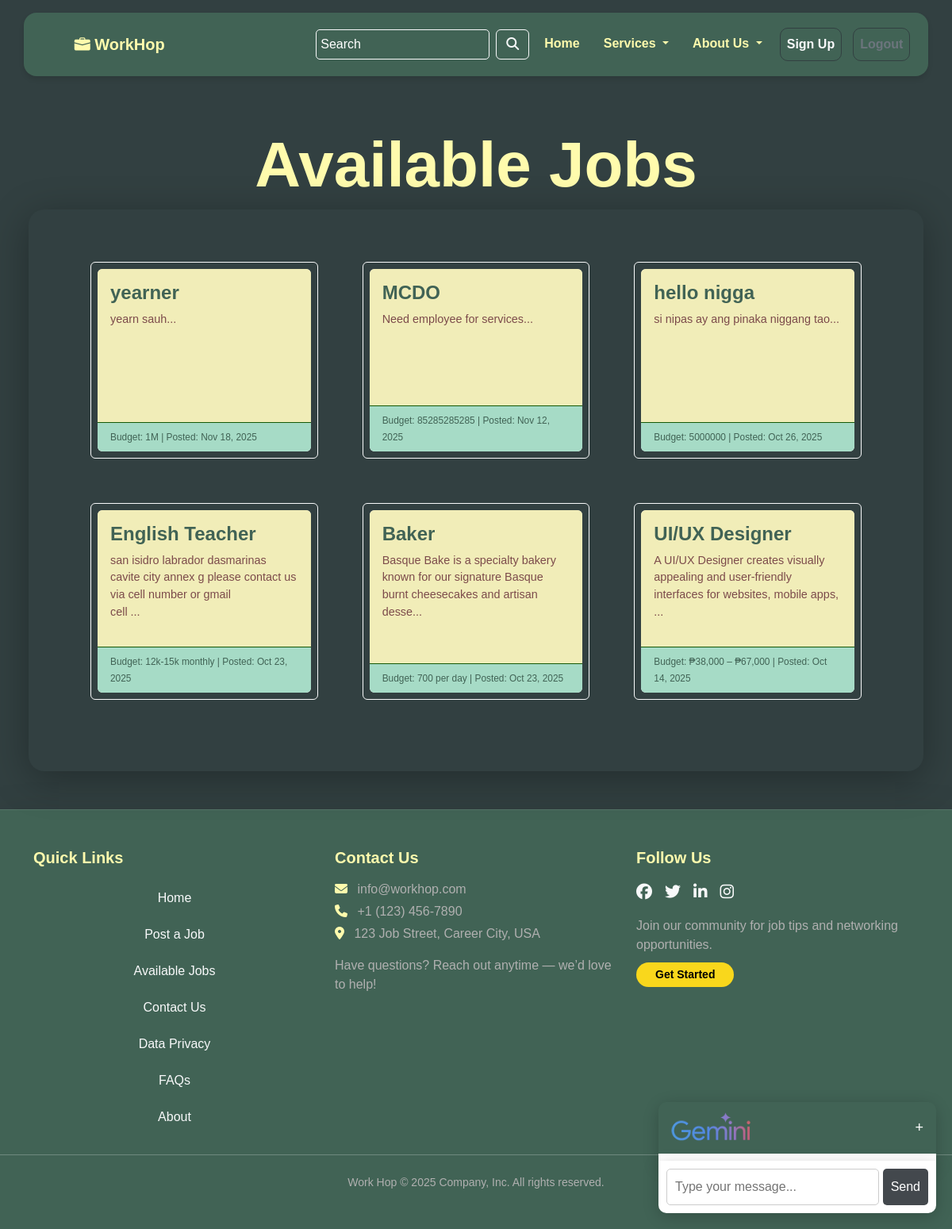
/jobs.php, run on the app's committed database.
### tables this page shows
CREATE TABLE `jobs` (
  `id` int(11) NOT NULL,
  `title` varchar(255) NOT NULL,
  `description` text NOT NULL,
  `budget` varchar(100) NOT NULL,
  `posted_at` timestamp NOT NULL DEFAULT current_timestamp(),
  `images` text DEFAULT NULL
);

### jobs.php (the view, shortened to what this page needs)
<?php
include 'db_connect.php';
$id = $_GET['id'] ?? null;
if ($id) {
    $stmt = mysqli_prepare($conn, "SELECT * FROM jobs WHERE id = ?");
    mysqli_stmt_bind_param($stmt, "i", $id);
    mysqli_stmt_execute($stmt);
    $result = mysqli_stmt_get_result($stmt);
    $job = mysqli_fetch_assoc($result);
    mysqli_stmt_close($stmt);
    if (!$job) {
        die("Job not found.");
    }
    $job['images'] = !empty($job['images']) ? explode(',', $job['images']) : [];
} else {
    $sql = "SELECT * FROM jobs ORDER BY posted_at DESC";
    $result = mysqli_query($conn, $sql);
    $jobs = [];
    if ($result) {
        while ($row = mysqli_fetch_assoc($result)) {
            $row['images'] = !empty($row['images']) ? explode(',', $row['images']) : [];
            $jobs[] = $row;
        }
    }
}
?>
<!DOCTYPE html>
<html lang="en">
<head>
  <?php include 'externalphp/head.php'; ?>
  <link rel="stylesheet" href="https://cdn.jsdelivr.net/npm/bootstrap-icons@1.11.3/font/bootstrap-icons.min.css">
</head>
<body>
  <?php include 'externalphp/chat.php'; ?>
  <?php include 'externalphp/navbar.php'; ?>
  <?php if ($id): ?>
    <div class="container">
      <div class="content-box m-5 p-5">
        <h1 class="display-5 fw-bold text-yellow"><?= htmlspecialchars($job['title']) ?></h1>
        <hr class="border">
        <p class="display-6"><strong class="fw-bold">Salary:</strong> <?= htmlspecialchars($job['budget']) ?></p>
        <p class="display-6"><strong class="fw-bold">Posted at:</strong> <?= htmlspecialchars($job['posted_at']) ?></p>
        <hr class="border">
        <p><?= nl2br(htmlspecialchars($job['description'])) ?></p>
        <hr class="border">
        <?php if (!empty($job['images'])): ?>
          <h3 class="text-yellow">Job Images</h3>
          <div class="row g-3">
            <?php foreach ($job['images'] as $image): ?>
              <div class="col-md-4 col-sm-6">
                <div class="text-center">
                  <img src="<?= htmlspecialchars($image) ?>" alt="Job Image" class="img-fluid img-thumbnail mb-2" style="max-height: 200px;" onerror="this.src='path/to/placeholder.jpg'; this.alt='Image not available';" onclick="showImage('<?= htmlspecialchars($image) ?>')" data-bs-toggle="modal" data-bs-target="#imageModal">
                  <br>
                </div>
              </div>
            <?php endforeach; ?>
          </div>
          <hr class="border">
        <?php endif; ?>
        <a href="jobs.php" class="btn w-100 mt-2 btn-green shadow-sm rounded">Back to Jobs</a>
      </div>
    </div>
    <div class="modal fade" id="imageModal" tabindex="-1" aria-labelledby="imageModalLabel" aria-hidden="true">
      <div class="modal-dialog modal-lg">
        <div class="modal-content">
          <div class="modal-header">
            <h5 class="modal-title" id="imageModalLabel">Full Image View</h5>
            <button type="button" class="btn-close" data-bs-dismiss="modal" aria-label="Close"></button>
          </div>
          <div class="modal-body text-center">
            <img id="modalImage" src="" alt="Full Job Image" class="img-fluid" onerror="this.src='path/to/placeholder.jpg'; this.alt='Image not available';">
          </div>
        </div>
      </div>
    </div>
  <?php else: ?>
    <div class="container-fluid text-yellow p-5 rounded">
      <h1 class="fw-bold display-1 text-center">Available Jobs</h1>
      <?php if (count($jobs) === 0): ?>
        <h2 class="fw-bold display-1 text-center">No jobs available at the moment</h2>
      <?php else: ?>
        <div class="row content-box">
          <?php foreach ($jobs as $job): ?>
            <div class="col-lg-4 col-md-6 mb-4">
              <div class="text-dark-green p-3 rounded">
                <a href="jobs.php?id=<?= htmlspecialchars($job['id']) ?>" class="p-2 shadow-md card border-light bg-dark-green text-decoration-none">
                  <div class="card job-card">
                    <div class="card-body">
                      <h5 class="card-title"><?= htmlspecialchars($job['title']) ?></h5>
                      <p class="card-text"><?= nl2br(htmlspecialchars(substr($job['description'], 0, 100))) ?>...</p>
                    </div>
                    <div class="card-footer">
                      <small>Budget: <?= htmlspecialchars($job['budget']) ?> | Posted: <?= date('M j, Y', strtotime($job['posted_at'])) ?></small>
                    </div>
                  </div>
                </a>
              </div>
            </div>
          <?php endforeach; ?>
        </div>
      <?php endif; ?>
    </div>
  <?php endif; ?>
  <?php include 'externalphp/footer.php'; ?>
</body>
</html>

### externalphp/head.php (shortened to what this page needs)
 <head>
<link rel="stylesheet" href="../css/all.min.css">
<link rel="stylesheet" href="../css/bootstrap.min.css">
<link rel="stylesheet" href="../css/bootstrap-icons.css">
<link rel="stylesheet" href="../css/font-awesome.min.css">
<link rel="stylesheet" href="../css/style.css">
<link rel="stylesheet" href="css/all.min.css">
<link rel="stylesheet" href="css/bootstrap.min.css">
<link rel="stylesheet" href="css/bootstrap-icons.css">
<link rel="stylesheet" href="css/font-awesome.min.css">
<link rel="stylesheet" href="css/style.css">
</head>

### externalphp/chat.php (shortened to what this page needs)
<div id="chat-widget" class="chat-widget minimized">
    <div class="chat-header" onclick="toggleChat()">
        <img src="Resources/4.png" alt="Logo" style="height:45px; width:fit-content; margin-right:10px;">
        <button class="toggle-btn" id="toggle-icon">+</button>
    </div>
<div id="input-area" class="input-area">
    <input type="text" id="user-input" placeholder="Type your message..." />
    <button id="send-btn" onclick="sendMessage()">Send</button>
</div>
</div>

### externalphp/navbar.php (shortened to what this page needs)
<div class="container-fluid sticky-top py-3">
  <nav class="navbar navbar-expand-lg m-auto rounded-4 navbar-yellow p-3" style="width: 97%;">
    <a class="ms-5 navbar-brand fw-bold text-yellow" href="../web/index.php">
      <i class="bi bi-briefcase-fill"></i> WorkHop
    </a>
    <div class="collapse navbar-collapse" id="navbarSupportedContent">
      <div class="ms-auto px-1 d-flex">
        <form class="d-flex w-100">
          <input type="text" class="form-control bg-green border-light text-light me-2" placeholder="Search" >
          <button type="submit" class="btn btn-outline-light">
            <i class="fa fa-search" aria-hidden="true"></i>
          </button>
        </form>
      </div>
        <ul class="navbar-nav mb-2 mb-lg-0">
          <li class="nav-item px-1 active">
            <a class="nav-link fw-bold" href="../web/index.php">Home</a>
          </li>
          <li class="nav-item px-1 dropdown">
            <a class="nav-link fw-bold dropdown-toggle" href="#" role="button" data-bs-toggle="dropdown"
              aria-expanded="false">
              Services
            </a>
          </li>
          <li class="nav-item px-1 dropdown">
            <a class="nav-link fw-bold dropdown-toggle" href="#" role="button" data-bs-toggle="dropdown"
              aria-expanded="false">
              About Us
            </a>
          </li>
          <li class="nav-item px-1">
            <a class="nav-link btn fw-bold text-light btn-green p-2" type="button" href="../web/api/a-registration.php">Sign Up</a>
          </li>
          <li class="nav-item px-1">
            <a class="nav-link  fw-bold text-secondary btn-green p-2" type="button"  href="../web/api/a-logout.php">Logout</a>
          </li>
        </ul>
    </div>
  </nav>
</div>

### externalphp/footer.php
<footer class="footer bg-green text-light shadow-lg py-5 ">
  <div class="container">
    <div class="row text-center text-md-start g-4">
      <div class="col-12 col-md-4">
        <h5 class="text-yellow fw-bold mb-3">Quick Links</h5>
        <ul class="nav flex-column">
          <li class="nav-item"><a href="#home" class="nav-link text-light px-0">Home</a></li>
          <li class="nav-item"><a href="#post-job" class="nav-link text-light px-0">Post a Job</a></li>
          <li class="nav-item"><a href="#available-jobs" class="nav-link text-light px-0">Available Jobs</a></li>
          <li class="nav-item"><a href="#contact" class="nav-link text-light px-0">Contact Us</a></li>
          <li class="nav-item"><a href="#data-privacy" class="nav-link text-light px-0">Data Privacy</a></li>
          <li class="nav-item"><a href="#faqs" class="nav-link text-light px-0">FAQs</a></li>
          <li class="nav-item"><a href="#about" class="nav-link text-light px-0">About</a></li>
        </ul>
      </div>
      <div class="col-12 col-md-4">
        <h5 class="text-yellow fw-bold mb-3">Contact Us</h5>
        <p class="mb-1"><i class="fas fa-envelope me-2 text-yellow"></i> info@workhop.com</p>
        <p class="mb-1"><i class="fas fa-phone me-2 text-yellow"></i> +1 (123) 456-7890</p>
        <p class="mb-1"><i class="fas fa-map-marker-alt me-2 text-yellow"></i> 123 Job Street, Career City, USA</p>
        <p class="mt-3">Have questions? Reach out anytime — we’d love to help!</p>
      </div>
      <div class="col-12 col-md-4">
        <h5 class="text-yellow fw-bold mb-3">Follow Us</h5>
        <div class="d-flex justify-content-center justify-content-md-start gap-3 fs-5">
          <a href="#" class="text-light"><i class="fab fa-facebook-f"></i></a>
          <a href="#" class="text-light"><i class="fab fa-twitter"></i></a>
          <a href="#" class="text-light"><i class="fab fa-linkedin-in"></i></a>
          <a href="#" class="text-light"><i class="fab fa-instagram"></i></a>
        </div>
        <p class="mt-3">Join our community for job tips and networking opportunities.</p>
        <a href="#services" class="btn btn-warning btn-sm rounded-pill fw-bold px-4">Get Started</a>
      </div>
    </div>
  </div>
      <hr class="my-4 border-light">
    <p class="text-center mb-0 small">Work Hop © 2025 Company, Inc. All rights reserved.</p>
</footer>

### css/style.css (style rules this page uses)
:root { --hue: 206; --kld-green: #416355; --kld-dark-green: #324041; --kld-yellow: #FFFBAD; --bkg: var(--hue) 50% 96%; --text: var(--hue) 70% 9%; --dark: var(--hue) 70% 3%; }
.bg-green { background-color: var(--kld-green) !important; }
.bg-dark-green { background-color: var(--kld-dark-green) !important; }
.text-dark-green { color: var(--kld-dark-green) !important; }
.text-yellow { color: var(--kld-yellow) !important; }
body { background-color: var(--kld-dark-green) !important; }
.job-card { aspect-ratio: 1 / 1; height: 230px; transition: transform 0.2s ease, box-shadow 0.2s ease; border: none; overflow: hidden; display: flex; flex-direction: column; }
.job-card .card-body { background-color: #eee9a6c9; flex-grow: 1; padding: 1rem; display: flex; flex-direction: column; justify-content: space-between; }
.job-card .card-title { font-size: 1.5rem; font-weight: bold; color: var(--kld-green); margin-bottom: 0.5rem; }
.job-card .card-text { font-size: 0.9rem; color: #7c4b4b; flex-grow: 1; overflow: hidden; text-overflow: ellipsis; display: -webkit-box; -webkit-line-: 3; -webkit-box-orient: vertical; }
.job-card .card-footer { background-color: #a6dbc6; border-top: 1px solid #155807; padding-top: 0.5rem; font-size: 0.85rem; color: var(--kld-green); }
body { font-family: sans-serif; }
.form-control { border-radius: 5px; padding: 5px; border: 1px solid #ddd; transition: all 0.3s ease; }
.btn-warning { background-color: #f9d71c; border: none; color: #000; border-radius: 5px; padding: 5px; transition: all 0.3s ease; }
.btn-green { background-color: var(--kld-green); color: var(--kld-yellow); border-radius: 10px; padding: 10px 20px; font-weight: 600; transition: all 0.3s ease; border: 1px solid var(--kld-dark-green); }
.nav-link { margin: 3px; text-align: center; }
.navbar-yellow { background-color: var(--kld-green) !important; color: var(--kld-yellow) !important; box-shadow: 0 4px 6px rgba(0, 0, 0, 0.1); }
.navbar-yellow .nav-link, .navbar-yellow .navbar-brand { color: var(--kld-yellow) }
.navbar .form-control::placeholder { color: white; opacity: 1; }
hr { box-shadow: 0 -10px 50px rgba(0, 0, 0, 0.3); border-top: 1px solid rgba(255, 255, 255, 0.1); }
.footer { background: var(--kld-dark-green); padding: 20px 0 20px; text-align: center; border-top: 1px solid rgba(255, 255, 255, 0.1); }
.footer p { color: #b0b0b0; margin-bottom: 10px; }
.content-box { border-radius: 20px ; padding: 50px; position: relative; box-shadow: 0 10px 50px rgba(0, 0, 0, 0.3); }

### externalphp/chat.php (style rules this page uses)
.chat-widget { position: fixed; bottom: 80px; right: 20px; width: 350px; height: 500px; background: white; border-radius: 15px 15px 10px 10px ; box-shadow: 0 4px 20px rgba(0,0,0,0.2); display: flex; flex-direction: column; z-index: 999999; transition: height 0.3s ease; }
.chat-widget.minimized { border-radius: 15px 15px 0px 0px ; height: 80px; }
.chat-header { background: var(--kld-green); color: white; padding: 10px; border-radius: 10px 10px 0 0; display: flex; justify-content: space-between; align-items: center; cursor: pointer; flex-shrink: 0; }
.toggle-btn { background: none; border: none; color: white; font-size: 18px; cursor: pointer; }
.input-area { position: fixed; bottom: 20px; right: 20px; width: 350px; display: flex; padding: 10px; background: white; border: none; border-radius: 0 0 10px 10px; box-shadow: 0 4px 20px rgba(0,0,0,0.2); z-index: 999998; }
.input-area input { flex: 1; padding: 10px; border: 1px solid #ccc; border-radius: 5px; }
.input-area button { padding: 10px; background: #43484dff; color: white; border: none; border-radius: 5px; margin-left: 5px; cursor: pointer; }

### data on the page
jobs: title "yearner", description "yearn sauh", budget "1M", posted_at "Nov 18, 2025"
jobs: title "MCDO", description "Need employee for services", budget "85285285285", posted_at "Nov 12, 2025"
jobs: title "hello nigga", description "si nipas ay ang pinaka niggang tao", budget "5000000", posted_at "Oct 26, 2025"
jobs: title "English Teacher", description "san isidro labrador dasmarinas cavite city annex g please contact us via cell number or gmail cell", budget "12k-15k monthly", posted_at "Oct 23, 2025"
jobs: title "Baker", description "Basque Bake is a specialty bakery known for our signature Basque burnt cheesecakes and artisan desse", budget "700 per day", posted_at "Oct 23, 2025"
jobs: title "UI/UX Designer", description "A UI/UX Designer creates visually appealing and user-friendly interfaces for websites, mobile apps,", budget "₱38,000 ‒ ₱67,000", posted_at "Oct 14, 2025"
